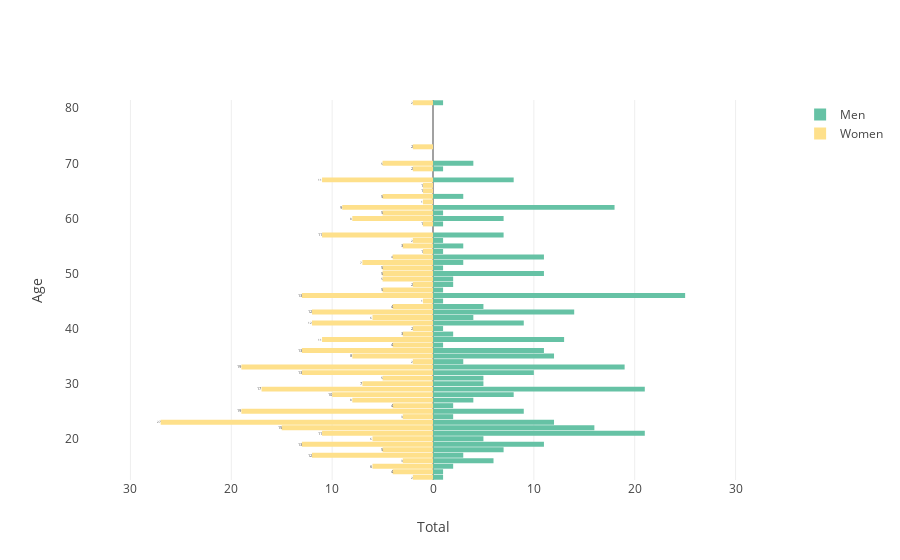

Notebook source saved alongside this figure:
### Markdown cell above
## Distribution of age divided by gender

### Code cell
data_complete_en['Gender'].replace(names_gender, values_gender, inplace=True)

layout3 = go.Layout(yaxis=go.layout.YAxis(title='Age'),
                    xaxis=go.layout.XAxis(
    range=[-35, 35],
    tickvals=[-30, -20, -10, 0, 10, 20, 30],
    ticktext=[30, 20, 10, 0, 10, 20, 30],
    title='Total'),
    barmode='overlay',
    bargap=0.1)

data3 = [go.Bar(y=data_complete_en['Age'].unique(),
                x=data_complete_en[data_complete_en['Gender']
                                   == 0]['Age'].value_counts().sort_index(),
                orientation='h',
                name='Men',
                hoverinfo='x',
                # marker=dict(color='powderblue')
                marker=dict(color=colors_gender_list[0]),
                ),
         go.Bar(y=data_complete_en['Age'].unique(),
                x=-data_complete_en[data_complete_en['Gender']
                                    == 1]['Age'].value_counts().sort_index(),
                orientation='h',
                name='Women',
                text=data_complete_en[data_complete_en['Gender']
                                      == 1]['Age'].value_counts().sort_index(),
                hoverinfo='text',
                # marker=dict(color='seagreen')
                marker=dict(color=colors_gender_list[1]),
                )]

fig3 = go.Figure(data=data3, layout=layout3)
iplot(fig3)
plt.show()

### Figure 1 — Plotly figure (JSON) as saved in the notebook; plotly's stock layout.template omitted (floating-point values rounded to 4 significant figures)
{"data": [{"hoverinfo": "x", "marker": {"color": "rgb(102,194,165)"}, "name": "Men", "orientation": "h", "type": "bar", "uid": "0bd002c3-6557-4c1f-a75e-714751b54d1b", "x": [1, 18, 8, 5, 2, 5, 5, 4, 10, 7, 12, 12, 9, 16, 19, 25, 21, 21, 11, 13, 11, 14, 9, 11, 7, 8, 11, 5, 4, 7, 4, 3, 2, 3, 6, 1, 2, 1, 2, 3, 1, 3, 3, 1, 2, 1, 1, 1, 1, 2, 1, 1, 1, 1], "y": [37, 62, 28, 31, 24, 20, 30, 42, 32, 60, 35, 23, 41, 22, 33, 46, 21, 29, 36, 38, 19, 43, 25, 50, 57, 67, 53, 44, 70, 18, 27, 64, 15, 17, 16, 14, 48, 51, 26, 34, 61, 55, 52, 47, 39, 45, 13, 81, 40, 49, 56, 59, 54, 69, 65, 63, 66, 73, 71, 68, 58, 78]}, {"hoverinfo": "text", "marker": {"color": "rgb(254,224,139)"}, "name": "Women", "orientation": "h", "text": [4, 9, 10, 5, 3, 6, 7, 6, 13, 8, 8, 27, 12, 15, 19, 13, 11, 17, 13, 11, 13, 12, 19, 5, 11, 11, 4, 4, 5, 5, 8, 5, 6, 12, 3, 4, 2, 5, 4, 2, 5, 3, 7, 5, 3, 1, 2, 2, 2, 5, 2, 1, 1, 2, 1, 1, 1, 2], "type": "bar", "uid": "01a2c0b7-7f01-43aa-ad83-632628040c3a", "x": [-4, -9, -10, -5, -3, -6, -7, -6, -13, -8, -8, -27, -12, -15, -19, -13, -11, -17, -13, -11, -13, -12, -19, -5, -11, -11, -4, -4, -5, -5, -8, -5, -6, -12, -3, -4, -2, -5, -4, -2, -5, -3, -7, -5, -3, -1, -2, -2, -2, -5, -2, -1, -1, -2, -1, -1, -1, -2], "y": [37, 62, 28, 31, 24, 20, 30, 42, 32, 60, 35, 23, 41, 22, 33, 46, 21, 29, 36, 38, 19, 43, 25, 50, 57, 67, 53, 44, 70, 18, 27, 64, 15, 17, 16, 14, 48, 51, 26, 34, 61, 55, 52, 47, 39, 45, 13, 81, 40, 49, 56, 59, 54, 69, 65, 63, 66, 73, 71, 68, 58, 78]}], "layout": {"bargap": 0.1, "barmode": "overlay", "xaxis": {"range": [-35, 35], "ticktext": [30, 20, 10, 0, 10, 20, 30], "tickvals": [-30, -20, -10, 0, 10, 20, 30], "title": {"text": "Total"}}, "yaxis": {"title": {"text": "Age"}}}}
